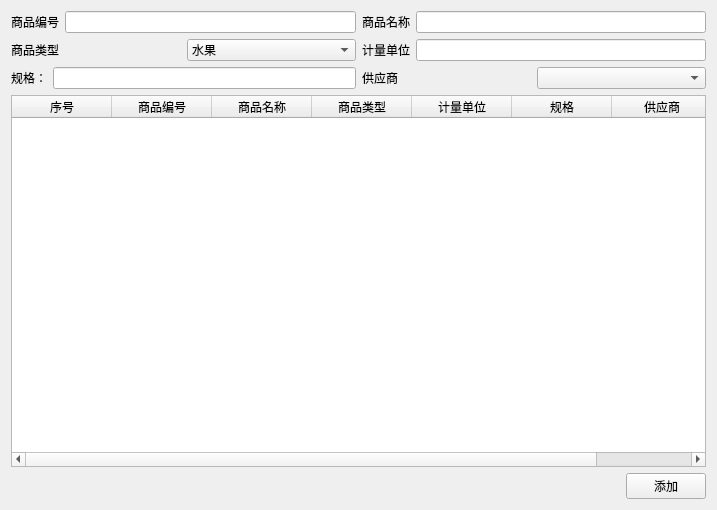
<?xml version="1.0" encoding="UTF-8"?>
<ui version="4.0">
 <class>add_commodity</class>
 <widget class="QWidget" name="add_commodity">
  <property name="geometry">
   <rect>
    <x>0</x>
    <y>0</y>
    <width>717</width>
    <height>510</height>
   </rect>
  </property>
  <property name="windowTitle">
   <string>Form</string>
  </property>
  <layout class="QVBoxLayout" name="verticalLayout_3">
   <item>
    <layout class="QHBoxLayout" name="horizontalLayout_8">
     <item>
      <layout class="QVBoxLayout" name="verticalLayout">
       <item>
        <layout class="QHBoxLayout" name="horizontalLayout_4">
         <item>
          <widget class="QLabel" name="label">
           <property name="text">
            <string>商品编号</string>
           </property>
          </widget>
         </item>
         <item>
          <widget class="QLineEdit" name="commodity_code_lineEdit"/>
         </item>
        </layout>
       </item>
       <item>
        <layout class="QHBoxLayout" name="horizontalLayout_5">
         <item>
          <widget class="QLabel" name="label_5">
           <property name="text">
            <string>商品类型</string>
           </property>
          </widget>
         </item>
         <item>
          <widget class="QComboBox" name="type_comboBox">
           <item>
            <property name="text">
             <string>水果</string>
            </property>
           </item>
           <item>
            <property name="text">
             <string>蔬菜</string>
            </property>
           </item>
           <item>
            <property name="text">
             <string>肉品</string>
            </property>
           </item>
           <item>
            <property name="text">
             <string>水产</string>
            </property>
           </item>
           <item>
            <property name="text">
             <string>干货</string>
            </property>
           </item>
          </widget>
         </item>
        </layout>
       </item>
       <item>
        <layout class="QHBoxLayout" name="horizontalLayout_6">
         <item>
          <widget class="QLabel" name="label_3">
           <property name="text">
            <string>规格：</string>
           </property>
          </widget>
         </item>
         <item>
          <widget class="QLineEdit" name="commodity_specification_lineEdit"/>
         </item>
        </layout>
       </item>
      </layout>
     </item>
     <item>
      <layout class="QVBoxLayout" name="verticalLayout_2">
       <item>
        <layout class="QHBoxLayout" name="horizontalLayout">
         <item>
          <widget class="QLabel" name="label_2">
           <property name="text">
            <string>商品名称</string>
           </property>
          </widget>
         </item>
         <item>
          <widget class="QLineEdit" name="commodity_name_lineEdit"/>
         </item>
        </layout>
       </item>
       <item>
        <layout class="QHBoxLayout" name="horizontalLayout_2">
         <item>
          <widget class="QLabel" name="label_4">
           <property name="text">
            <string>计量单位</string>
           </property>
          </widget>
         </item>
         <item>
          <widget class="QLineEdit" name="unit_lineEdit"/>
         </item>
        </layout>
       </item>
       <item>
        <layout class="QHBoxLayout" name="horizontalLayout_3">
         <item>
          <widget class="QLabel" name="label_6">
           <property name="text">
            <string>供应商</string>
           </property>
          </widget>
         </item>
         <item>
          <widget class="QComboBox" name="supplier_comboBox"/>
         </item>
        </layout>
       </item>
      </layout>
     </item>
    </layout>
   </item>
   <item>
    <widget class="QTableWidget" name="tableWidget">
     <property name="editTriggers">
      <set>QAbstractItemView::DoubleClicked|QAbstractItemView::SelectedClicked</set>
     </property>
     <property name="selectionMode">
      <enum>QAbstractItemView::SingleSelection</enum>
     </property>
     <property name="selectionBehavior">
      <enum>QAbstractItemView::SelectRows</enum>
     </property>
     <attribute name="horizontalHeaderStretchLastSection">
      <bool>true</bool>
     </attribute>
     <attribute name="verticalHeaderVisible">
      <bool>false</bool>
     </attribute>
     <column>
      <property name="text">
       <string>序号</string>
      </property>
     </column>
     <column>
      <property name="text">
       <string>商品编号</string>
      </property>
     </column>
     <column>
      <property name="text">
       <string>商品名称</string>
      </property>
     </column>
     <column>
      <property name="text">
       <string>商品类型</string>
      </property>
     </column>
     <column>
      <property name="text">
       <string>计量单位</string>
      </property>
     </column>
     <column>
      <property name="text">
       <string>规格</string>
      </property>
     </column>
     <column>
      <property name="text">
       <string>供应商</string>
      </property>
     </column>
    </widget>
   </item>
   <item>
    <layout class="QHBoxLayout" name="horizontalLayout_7">
     <item>
      <spacer name="horizontalSpacer">
       <property name="orientation">
        <enum>Qt::Horizontal</enum>
       </property>
       <property name="sizeHint" stdset="0">
        <size>
         <width>40</width>
         <height>20</height>
        </size>
       </property>
      </spacer>
     </item>
     <item>
      <widget class="QPushButton" name="add_Button">
       <property name="text">
        <string>添加</string>
       </property>
      </widget>
     </item>
    </layout>
   </item>
  </layout>
 </widget>
 <resources/>
 <connections/>
</ui>
